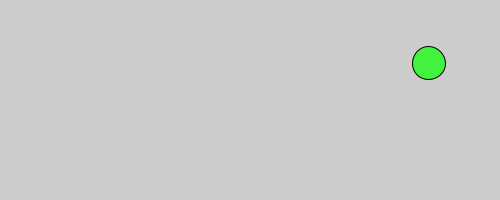
Frame 1 (no input)
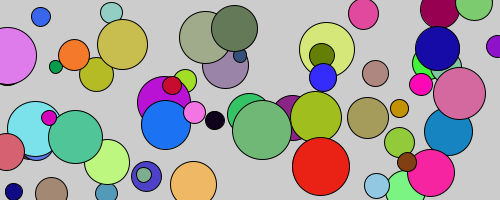
Frame 60 (the mouse pressed at the canvas centre just before this capture)
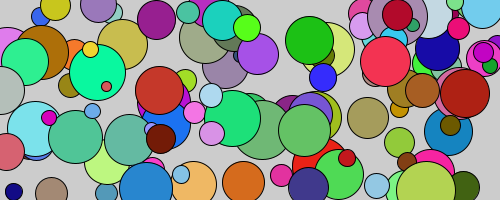
Frame 120 (the mouse held since frame 60 and released just before this capture)

The Processing sketch that drew these frames (run headless with seeded random() and noise(); from frame 60 on, the mouse is pressed at the canvas centre):

// Processing sketch: random
// ── random.pde
void setup(){
  size(500,200);
}

void draw(){
  //background(0,255,0);
  println(random(width));
  fill(random(255),random(255),random(255)); 
  circle(random(width), random(height), random(10,60));
  
}
